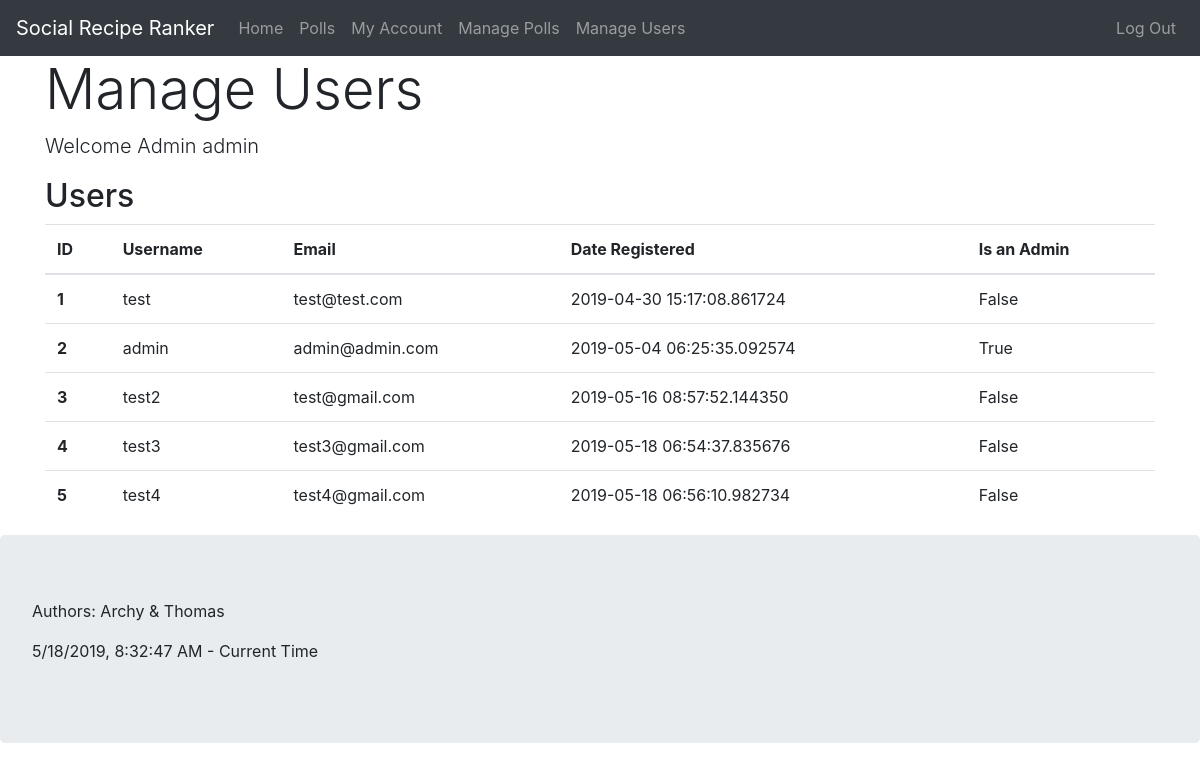
The page /manage_users (signed in) on the database as committed earlier.
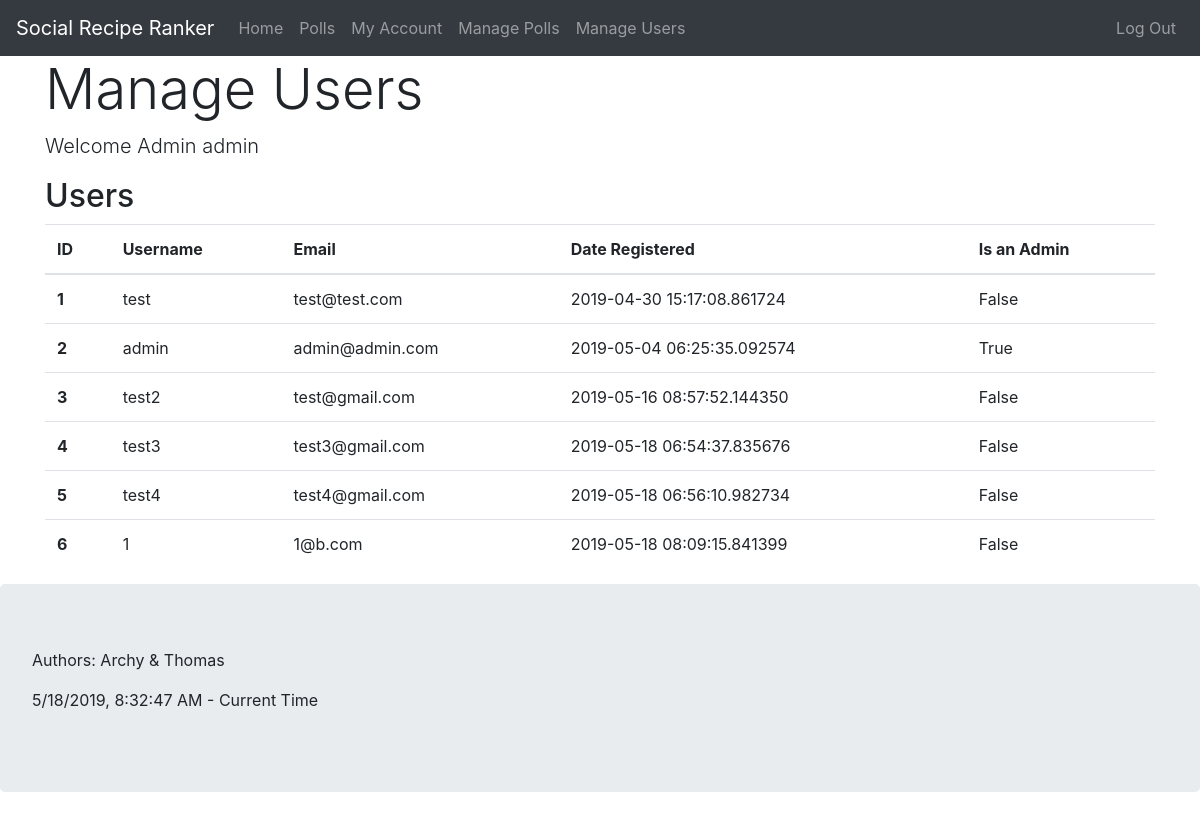
The same page on the database as committed later.
### app/models.py (models this page shows, shortened)
class User(UserMixin, db.Model):
    id = db.Column(db.Integer, primary_key=True)  # not null and unique by default
    username = db.Column(db.String(64), nullable=False, unique=True, index=True)
    email = db.Column(db.String(128), nullable=False, unique=True, index=True)
    password_hash = db.Column(db.String(128), nullable=False)
    date_registered = db.Column(db.DateTime, nullable=False, index=True, default=datetime.utcnow)
    is_admin = db.Column(db.Boolean, nullable=False, default=False)
    polls = db.relationship("Poll", backref='creator', lazy='dynamic')  # dynamic so we can filter the queries later
    recipes = db.relationship("Recipe", backref='contributor', lazy='dynamic')
    votes = db.relationship("Vote", backref='user', lazy='dynamic')

### app/routes.py (the view)
@app.route('/manage_users')
@login_required
def manage_users():
    if current_user.is_admin:
        return render_template('manage_users.html', title='Manage Users', description='Welcome Admin ' + current_user.username, users=User)
    else:
        abort(403)

### app/models.py (called while the page is built)
@login_manager.user_loader
def load_user(id):
    return User.query.get(int(id))

### app/templates/manage_users.html
{% extends "base.html" %}
{% block content %}
<div class="row">
    <section class="col">
        <header>
            <h2>Users</h2>
        </header>
        <table class="table table-hover">
            <thead>
                <tr>
                    <th scope="col">ID</th>
                    <th scope="col">Username</th>
                    <th scope="col">Email</th>
                    <th scope="col">Date Registered</th>
                    <th scope="col">Is an Admin</th>
                </tr>
            </thead>
            <tbody>
                {% for u in users.query.all() %}
                <tr class='clickable-table-row' data-href="{{ url_for('user', user_id=u.id) }}">
                    <th scope="row">{{ u.id }}</th>
                    <td>{{ u.username }}</td>
                    <td>{{ u.email }}</td>
                    <td>{{ u.date_registered }}</td>
                    <td>{{ u.is_admin }}</td>
                </tr>
                {% endfor %}
            </tbody>
        </table>
    </section>
</div>
{% endblock %}

### app/templates/base.html (shortened to what this page needs)
<!DOCTYPE html>
<html lang="en">
<head>
    <link rel="stylesheet" type="text/css" href="/static/css/bootstrap.min.css" />
    <link rel="stylesheet" type="text/css" href="/static/css/style.css" />
</head>
<body>
    <nav class="navbar navbar-expand-sm navbar-dark bg-dark">
        <a class="navbar-brand" href="/">Social Recipe Ranker</a>
        <ul class="navbar-nav">
            <li class="nav-item"><a class="nav-link" href="{{ url_for('index') }}">Home</a></li>
            {% if current_user.is_authenticated %}
            <li class="nav-item"><a class="nav-link" href="{{ url_for('polls') }}">Polls</a></li>
            <li class="nav-item"><a class="nav-link" href="{{ url_for('user', user_id=current_user.id) }}">My
                    Account</a></li>
            {% else %}
            <li class="nav-item"><a class="nav-link" href="{{ url_for('general_polls') }}">Polls</a></li>
            {% endif %}
            {% if current_user.is_admin %}
            <li class="nav-item"><a class="nav-link" href="{{ url_for('manage_polls') }}">Manage Polls</a></li>
            <li class="nav-item"><a class="nav-link" href="{{ url_for('manage_users') }}">Manage Users</a></li>
            {% endif %}
        </ul>
        <ul class="navbar-nav ml-auto">
            {% if current_user.is_anonymous %}
            <li class="nav-item"><a class="nav-link" href="{{ url_for('register') }}">Sign Up</a></li>
            <li class="nav-item"><a class="nav-link" href="{{ url_for('login') }}">Login</a></li>
            {% else %}
            <li class="nav-item"><a class="nav-link" href="{{ url_for('logout') }}">Log Out</a></li>
            {% endif %}
        </ul>
    </nav>
    <main class="container">
        <header class="row">
            <div class="col">
                {% if title %}
                <h1 class="display-4">{{ title }}</h1>
                {% else %}
                <h1 class="display-4">Welcome to Recipe Ranker</h1>
                {% endif %}
                {% if description %}
                <p class="lead">{{ description }}</p>
                {% else %}
                <p class="lead">Recipe Ranker, a CITS3403 Project</p>
                {% endif %}
            </div>
        </header>
        {% block content %}{% endblock %}
    </main>
    <footer class="jumbotron">
        <p>Authors: Archy & Thomas</p>
        <p id="current_time">Current Time</p>
    </footer>
</body>
</html>

### app/static/css/style.css (style rules this page uses)
table tr[data-href] { cursor: pointer; }

Rows that differ between the two databases and show on the page:
added User: id "6", username "1", email "1@b.com", date_registered "2019-05-18 08:09:15.841399", is_admin "False"
